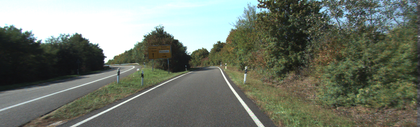
%> input picture Computer_vision_and_Visual_special_effects/Hough_transform/000044_10.png, 420 x 127 px, shrunk from 1242 x 375 before the run
$ octave hough_trans.m   (GNU Octave 9; MATLAB toolbox functions it lacks are replaced by stand-ins)
%> lines starting %> are read from the running program, lines starting %| are printed output that depends on the picture
clear;

I  = imread('000044_10.png');
%> I is the input picture: size 127x420x3 uint8; mean R, G, B 113, 119.9, 108.1

A = I(:,:,2);
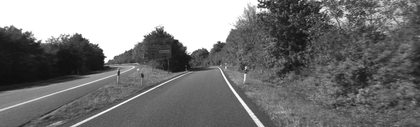
%> A: size 127x420 uint8; min 13, max 255, mean 119.9

rotI = A;

%fig1 = imshow(rotI);

BW = edge(rotI,'canny');
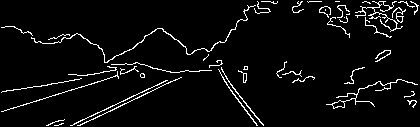
%> BW: size 127x420 logical; 4.8% white in thin lines or dots
figure, imshow(BW);

%----------------------------  절취선  --------------------------------------

[y, x] = find(BW);
%> y = 2538 values from 2 to 126; x = 2538 values from 2 to 419
[w, h] = size(BW);
%> w = 127; h = 420

rhoLimit = floor(norm([w h]));
%> rhoLimit = 438
rho = (-rhoLimit:1:rhoLimit);
%> rho = 877 values from -438 to 438

H = zeros(2*rhoLimit, 180);

for cnt = 1 : length(x)
    cnt2 = 1;
    for theta = -pi/2 : pi/180 : pi/2-pi/180
        rho = round(x(cnt).*cos(theta) + y(cnt).*sin(theta));
        H(rho+rhoLimit, cnt2) = H(rho+rhoLimit, cnt2) + 1;
        cnt2 = cnt2 + 1;
    end
end
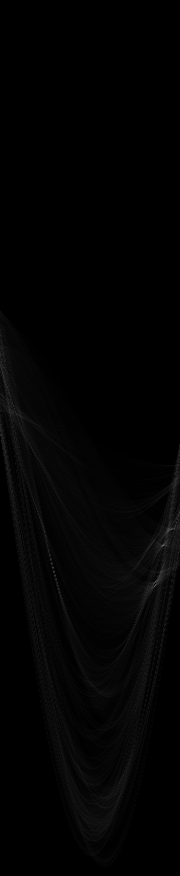
%> H: size 876x180 double; min 0, max 111, mean 2.9

theta = rad2deg(-pi/2 : pi/180 : pi/2-pi/180);
rho = -rhoLimit : rhoLimit-1;
%> rho = 876 values from -438 to 437

figure, imshow(imadjust(mat2gray(H)),[],'XData',theta,'YData',rho,...
        'InitialMagnification','fit');
%> after `imshow(imadjust(mat2gray(H)),[],'XData',theta,'YData',rho,... 'Initial`:
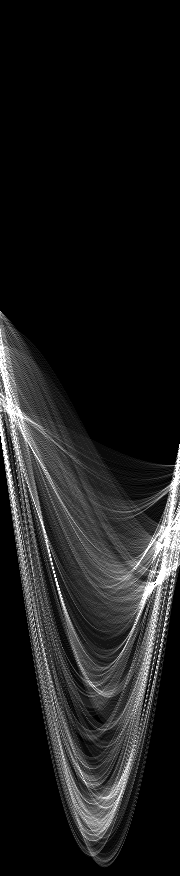
%> displayed picture: size 876x180, on the screen's scale of 0 to 255; min 0, max 255, mean 28.8
xlabel('\theta'), ylabel('\rho');
axis on, axis normal, hold on;
colormap(hot);

thresh = ceil(0.25*max(H(:)));
%> thresh = 28

P = houghpeaks(H,5,'threshold', thresh);
%> P = [546 164; 587 155; 531 169; 530 172; 581 158]

x = theta(P(:,2));
%> x = [73 64 78 81 67]
y = rho(P(:,1));
%> y = [107 148 92 91 142]
plot(x,y,'s','color','black');
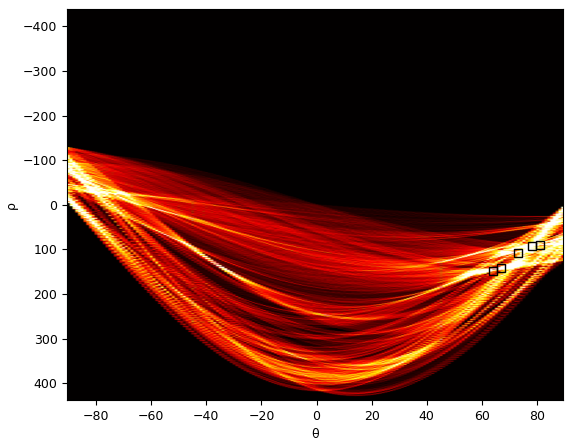
%> figure redrawn from the program's plot data

lines = houghlines(BW, theta, rho, P,'FillGap',5,'MinLength',7);
%> lines = 4 lines; point1 to point2 (x, y): (181, 78) to (94, 120), (107, 80) to (40, 101), (182, 78) to (144, 95), (109, 109) to (71, 126)


figure, imshow(rotI), hold on
max_len = 0;
for k = 1:length(lines)
   xy = [lines(k).point1; lines(k).point2];
   plot(xy(:,1),xy(:,2),'LineWidth',2,'Color','green');

   % Plot beginnings and ends of lines
   plot(xy(1,1),xy(1,2),'x','LineWidth',2,'Color','yellow');
   plot(xy(2,1),xy(2,2),'x','LineWidth',2,'Color','red');

   % Determine the endpoints of the longest line segment
   len = norm(lines(k).point1 - lines(k).point2);
   if ( len > max_len )
      max_len = len;
      xy_long = xy;
   end
end
%> this loop made 4 passes
%> (len, max_len, xy_long) on passes 1 to 2: (70.21, 70.21, [107 80; 40 101]), (96.61, 96.61, [181 78; 94 120])
%> (xy, len) on passes 3 to 4: ([182 78; 144 95], 41.63), ([109 109; 71 126], 41.63)

plot(xy_long(:,1),xy_long(:,2),'LineWidth',2,'Color','red');
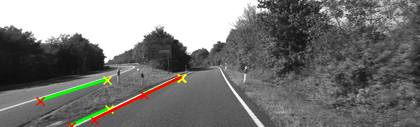
%> figure redrawn from the program's plot data
